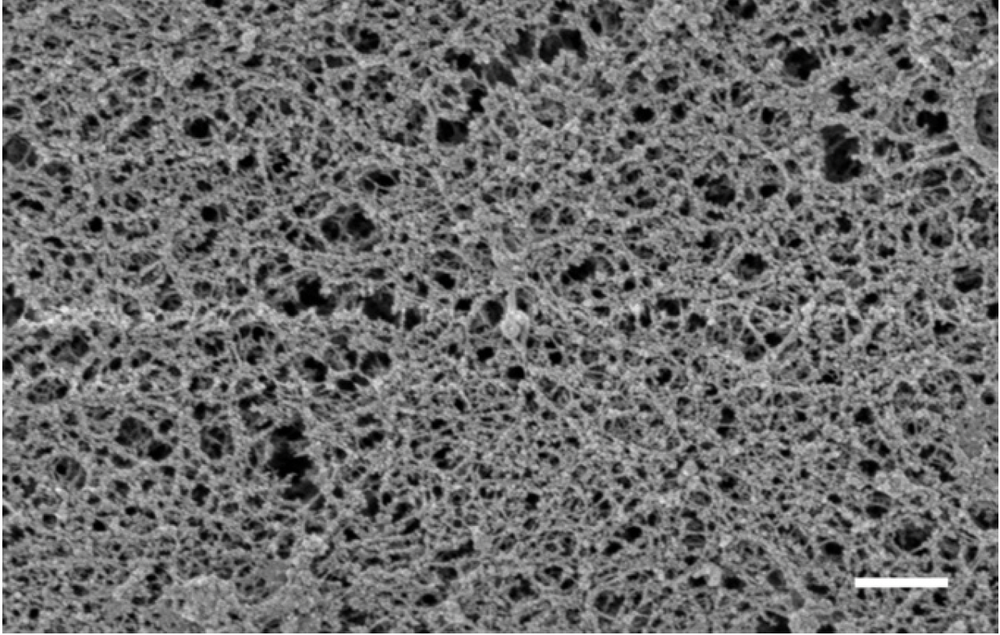
%> input picture input/mucus1.png, 1000 x 635 px, shrunk from 1282 x 814 before the run
$ octave main_porosity.m   (GNU Octave 9; MATLAB toolbox functions it lacks are replaced by stand-ins)
%> lines starting %> are read from the running program, lines starting %| are printed output that depends on the picture; in (x1, y1, x2, y2) boxes, pixels count from 0 and x2, y2 are one past the last pixel; in counts of white or black regions, pixels touching at a corner belong together; the program's own positions count from 1
clc; close all; clear all;

%% --- Add paths ---
addpath('./input')

%% --- Parameters ---
mu = 1e-3;          % [Pa.s] dynamic viscosity of fluid
alpha = 0.931;      % Drummond–Tahir model constant (example)
beta  = -1.476;     % Drummond–Tahir model constant (example)
pixel_size = 50e-9; % [m] per pixel (update from scale bar in image)
L = 1e-4;           % [m] characteristic length for Darcy number
C_kc = 5;           % Kozeny constant

%% --- Load and preprocess image ---
img = imread('mucus1.png');
%> img is the input picture: size 635x1000x3 uint8; mean R, G, B 108.2, 108.2, 108.1
if size(img,3) == 3
    img_gray = rgb2gray(img); % convert to grayscale if RGB
else
    img_gray = img;
end

% --- Segment pores and solids using Otsu threshold ---
level = graythresh(img_gray);  % automatic threshold
%> level = 0.373
solidMask = imbinarize(img_gray, level); % 1 = solid fibers, 0 = pore space
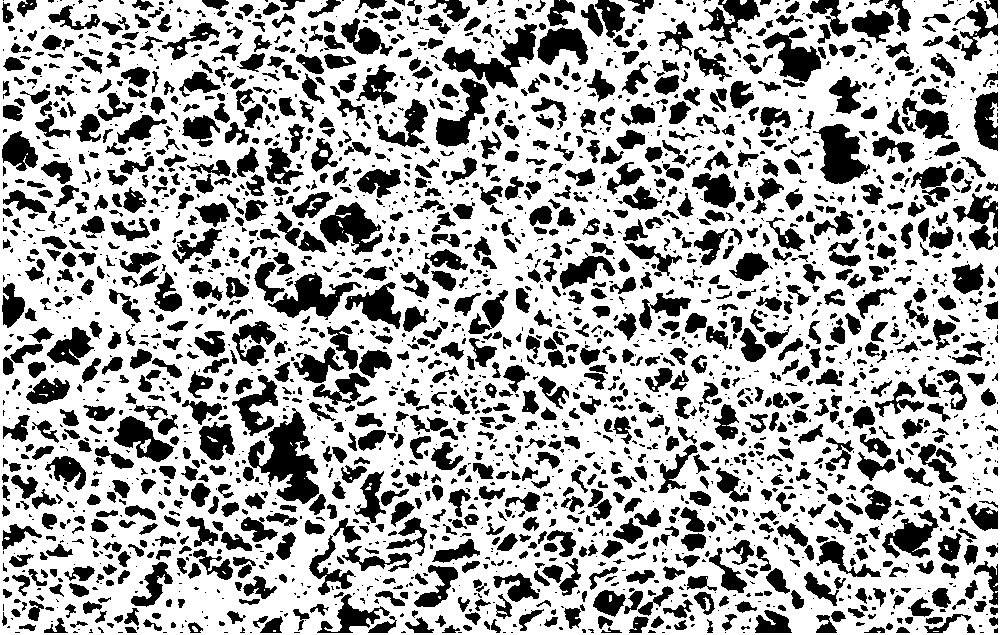
%> solidMask: size 635x1000 logical; 66.7% white; 2669 black regions (1300 under 20 px), largest, box (x1, y1, x2, y2) and area: (248, 408, 319, 504) 3171, (442, 24, 537, 89) 2198, (813, 124, 870, 184) 1939

% --- Compute packing fraction φ and porosity ε ---
phi = sum(solidMask(:)) / numel(solidMask); % solid fraction
%> phi = 0.667
epsilon = 1 - phi; % porosity
%> epsilon = 0.333

% --- Estimate characteristic radius R' from equivalent diameters ---
stats = regionprops(solidMask, 'EquivDiameter');
%> stats = 126 regions; first 5, EquivDiameter: 733.3, 4.07, 1.6, 2.52, 1.95
meanDiameter_pixels = mean([stats.EquivDiameter]); % mean object diameter
%> meanDiameter_pixels = 8.57
Rprime = (meanDiameter_pixels * pixel_size) / 2; % [m]
%> Rprime = 2.14e-07

% --- Drummond–Tahir model ---
kprime_DT = (Rprime^2 / mu) * (1/(4*phi)) * ...
            (log(phi) + alpha + beta * phi^2 + 2*phi);
%> kprime_DT = 2.07e-11
Da_DT = kprime_DT / L^2;
%> Da_DT = 0.00207

% --- Kozeny–Carman model ---
Sv = 2 / Rprime; % specific surface area [m^-1]
%> Sv = 9332351.2
kprime_KC = (epsilon^3) / (C_kc * Sv^2 * (1 - epsilon)^2);
%> kprime_KC = 1.91e-16
Da_KC = kprime_KC / L^2;
%> Da_KC = 1.91e-08

%% --- Display results ---
fprintf('--- Geometry parameters ---\n');
fprintf('Solid fraction φ: %.4f\n', phi);
%| Solid fraction φ: 0.6666
fprintf('Porosity ε: %.4f\n', epsilon);
%| Porosity ε: 0.3334
fprintf('Characteristic radius R'': %.4e m\n', Rprime);
%| Characteristic radius R': 2.1431e-07 m
fprintf('Specific surface area S_v: %.4e m^-1\n', Sv);
%| Specific surface area S_v: 9.3324e+06 m^-1

fprintf('\n--- Permeability results ---\n');
fprintf('DT model:  k'' = %.4e m^2, Da = %.4e\n', kprime_DT, Da_DT);
%| DT model:  k' = 2.0717e-11 m^2, Da = 2.0717e-03
fprintf('KC model:  k'' = %.4e m^2, Da = %.4e\n', kprime_KC, Da_KC);
%| KC model:  k' = 1.9144e-16 m^2, Da = 1.9144e-08

%% --- Visualise segmentation ---
figure;
subplot(1,2,1); imshow(img_gray); title('Original SEM image');
subplot(1,2,2); imshow(solidMask); title('Segmented solid phase');
